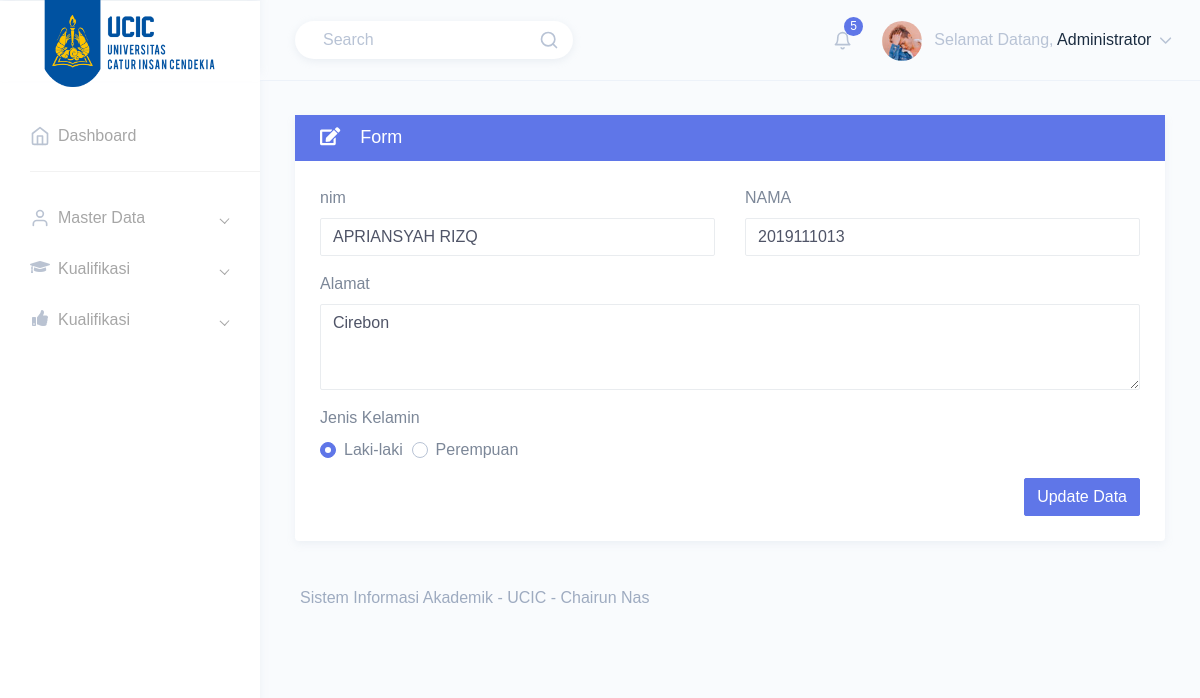
Before: /admin/index.php?page=form_datamahasiswa_edit&id=1 (signed in) with the older database file.
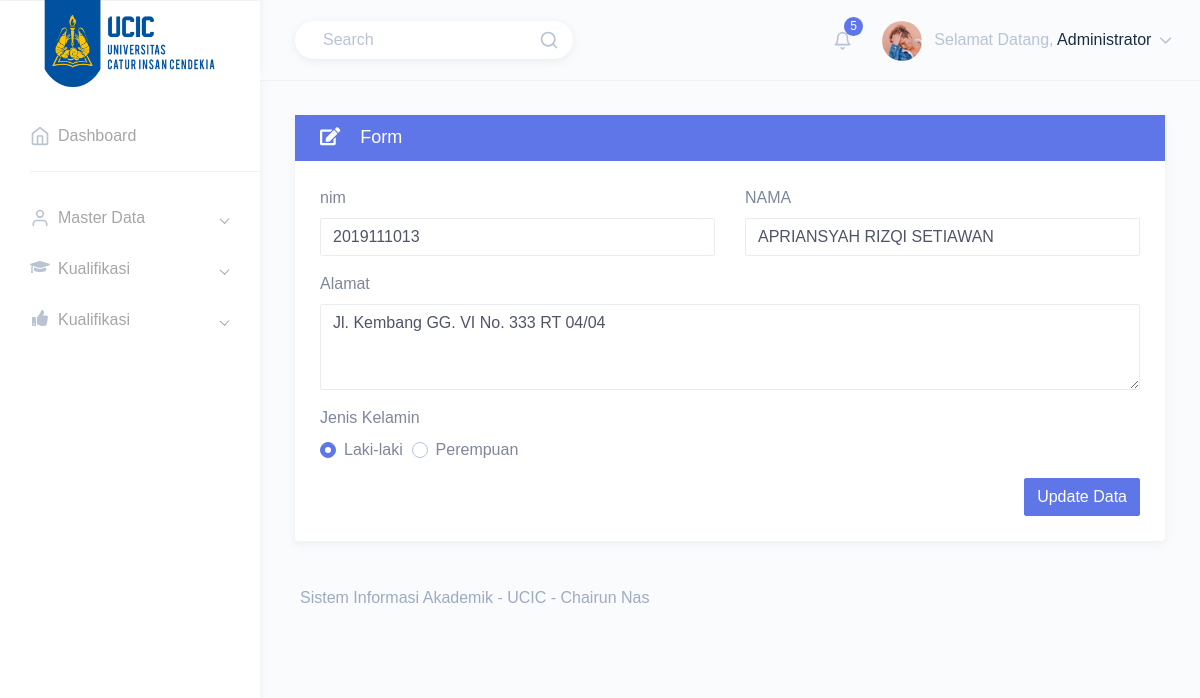
After: the same page with the newer database file.
### tables this page shows
CREATE TABLE `tbl_mahasiswa` (
  `id_mahasiswa` int(11) NOT NULL,
  `nim_mahasiswa` int(15) NOT NULL,
  `nm_mahasiswa` varchar(50) NOT NULL,
  `alamat` text NOT NULL,
  `gender` varchar(10) NOT NULL
);

### admin/component/form_datamahasiswa_edit.php (the view, shortened to what this page needs)
<?php
include '../koneksi.php';
$sqlmhs = mysqli_query($con, "SELECT * FROM tbl_mahasiswa WHERE id_mahasiswa = $_GET[id]");
$rmhs = mysqli_fetch_array($sqlmhs);
?>
<div class="row">
  <div class="col-12">
    <div class="card">
      <div class="card-header bg-primary">
        <h4 class="mb-0 text-white"><i class="fas fa-edit"></i> &nbsp;&nbsp;&nbsp;Form</h4>
      </div>
      <div class="card-body">
        <form method="POST">
          <div class="form-body">
            <div class="row">
              <div class="col-md-6">
                <div class="form-group">
                  <label>nim</label>
                  <input type="text" class="form-control" placeholder="nim" name="nim_mahasiswa" value="<?= "$rmhs[nim_mahasiswa]"; ?>">
                </div>
              </div>
              <div class="col-md-6">
                <div class="form-group">
                  <label>NAMA</label>
                  <input type="text" class="form-control" placeholder="NAMA LENGKAP" name="nm_mahasiswa" value="<?= "$rmhs[nm_mahasiswa]"; ?>">
                </div>
              </div>
            </div>
            <div class="row">
              <div class="col-md-12">
                <div class="form-group">
                  <label>Alamat</label>
                  <textarea class="form-control" rows="3" name="alamat"><?= "$rmhs[alamat]"; ?></textarea>
                </div>
              </div>
            </div>
            <div class="row">
              <div class="col-md-6">
                <div class="form-group">
                  <label>Jenis Kelamin</label><br>
                  <div class="form-check form-check-inline">
                    <div class="custom-control custom-radio">
                      <label class="custom-control-label" for="custom1">Laki-laki</label>
                    </div>&nbsp;&nbsp;
                    <div class="custom-control custom-radio">
                      <label class="custom-control-label" for="custom2">Perempuan</label>
                    </div>
                  </div>
                </div>
              </div>
            </div>
            <div class="form-actions">
              <div class="text-right">
                <button type="submit" class="btn btn-info">Update Data</button>
              </div>
            </div>
        </form>
      </div>
    </div>
  </div>
</div>

Changed rows visible on the page:
changed tbl_mahasiswa: nim_mahasiswa "APRIANSYAH RIZQ" → "2019111013"; nm_mahasiswa "2019111013" → "APRIANSYAH RIZQI SETIAWAN"; alamat "Cirebon" → "Jl. Kembang GG. VI No. 333 RT 04/04"
